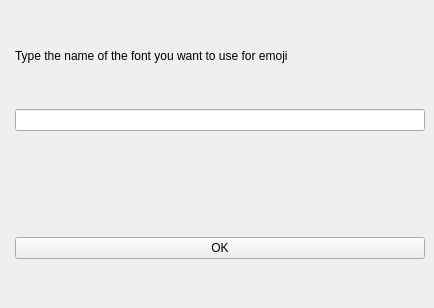
<?xml version="1.0" encoding="UTF-8"?>
<ui version="4.0">
 <class>emoji_font</class>
 <widget class="QMainWindow" name="emoji_font">
  <property name="geometry">
   <rect>
    <x>0</x>
    <y>0</y>
    <width>434</width>
    <height>308</height>
   </rect>
  </property>
  <property name="windowTitle">
   <string>emoji_font</string>
  </property>
  <widget class="QWidget" name="centralwidget">
   <layout class="QHBoxLayout" name="horizontalLayout">
    <item>
     <layout class="QFormLayout" name="formLayout">
      <item row="1" column="1">
       <spacer name="verticalSpacer_2">
        <property name="orientation">
         <enum>Qt::Vertical</enum>
        </property>
        <property name="sizeHint" stdset="0">
         <size>
          <width>20</width>
          <height>40</height>
         </size>
        </property>
       </spacer>
      </item>
      <item row="2" column="1">
       <widget class="QLabel" name="label">
        <property name="acceptDrops">
         <bool>false</bool>
        </property>
        <property name="text">
         <string>Type the name of the font you want to use for emoji</string>
        </property>
       </widget>
      </item>
      <item row="3" column="1">
       <spacer name="verticalSpacer_3">
        <property name="orientation">
         <enum>Qt::Vertical</enum>
        </property>
        <property name="sizeHint" stdset="0">
         <size>
          <width>20</width>
          <height>40</height>
         </size>
        </property>
       </spacer>
      </item>
      <item row="4" column="1">
       <widget class="QLineEdit" name="lineEdit">
        <property name="placeholderText">
         <string extracomment="Example, Noto Color Emoji, Twemoji etc."/>
        </property>
       </widget>
      </item>
      <item row="5" column="1">
       <spacer name="verticalSpacer_4">
        <property name="orientation">
         <enum>Qt::Vertical</enum>
        </property>
        <property name="sizeHint" stdset="0">
         <size>
          <width>20</width>
          <height>40</height>
         </size>
        </property>
       </spacer>
      </item>
      <item row="6" column="1">
       <widget class="QLabel" name="label_2">
        <property name="text">
         <string/>
        </property>
       </widget>
      </item>
      <item row="8" column="1">
       <spacer name="verticalSpacer_5">
        <property name="orientation">
         <enum>Qt::Vertical</enum>
        </property>
        <property name="sizeHint" stdset="0">
         <size>
          <width>20</width>
          <height>40</height>
         </size>
        </property>
       </spacer>
      </item>
      <item row="9" column="1">
       <widget class="QPushButton" name="pushButton">
        <property name="text">
         <string>OK</string>
        </property>
       </widget>
      </item>
      <item row="10" column="1">
       <spacer name="verticalSpacer">
        <property name="orientation">
         <enum>Qt::Vertical</enum>
        </property>
        <property name="sizeHint" stdset="0">
         <size>
          <width>20</width>
          <height>40</height>
         </size>
        </property>
       </spacer>
      </item>
     </layout>
    </item>
   </layout>
  </widget>
 </widget>
 <resources/>
 <connections/>
</ui>
